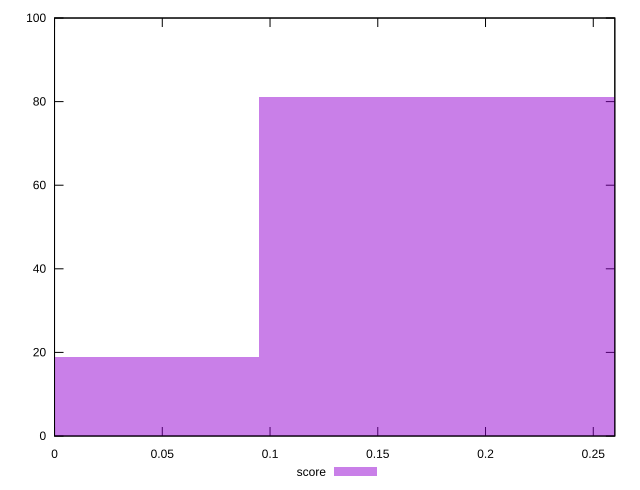

Generate this figure with gnuplot:
reset

$score <<EOF
0 19
0.18937421501269439 81
EOF

set key outside below
set boxwidth 0.18937421501269439
set xrange [0:0.26]
set yrange [0:100]
set trange [0:100]
set style fill transparent solid 0.5 noborder
set terminal svg size 640, 490 enhanced background rgb 'white'
set output "report_00023_2021-02-20T12:14:57.249Z/cumulative-layout-shift/samples/pages+cached+noadtech/score/histogram.svg"

plot $score title "score" with boxes

reset
